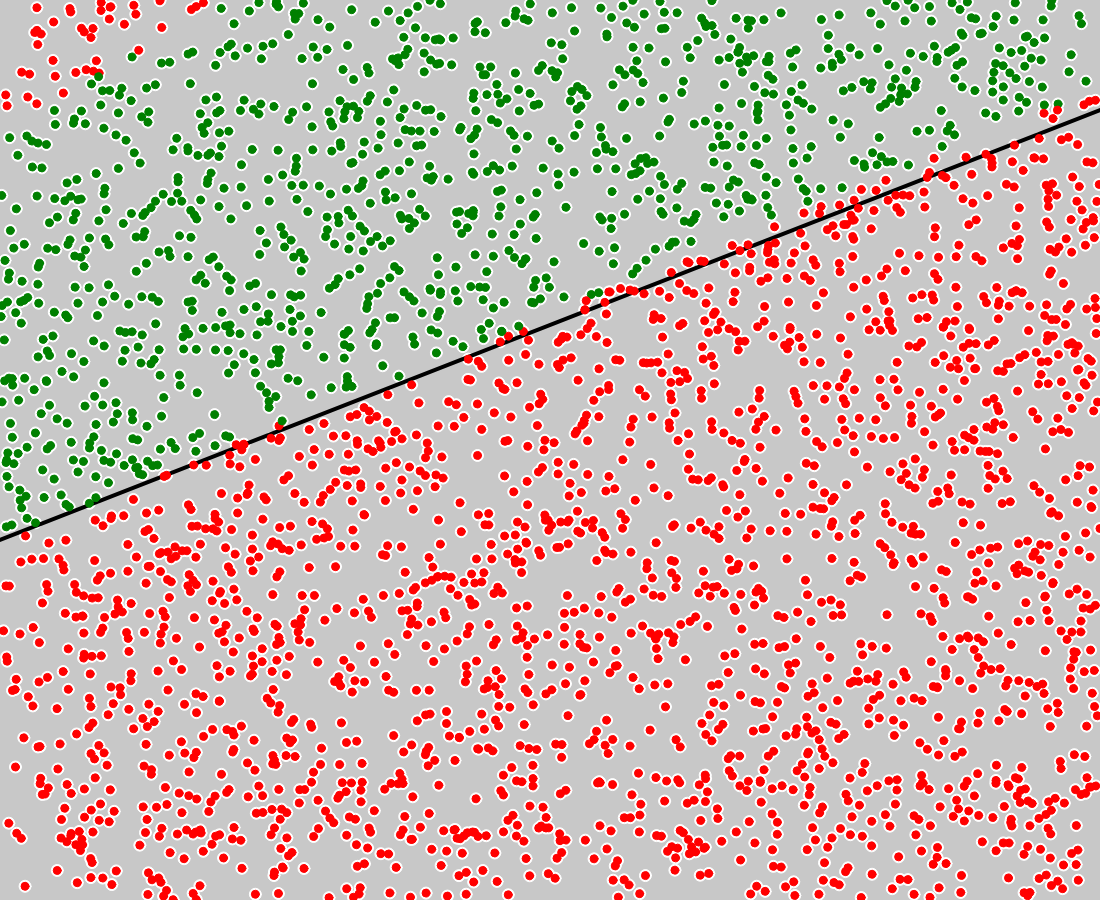
Frame 1 (no input)
Frame 60 (no input): identical to frame 1, image omitted
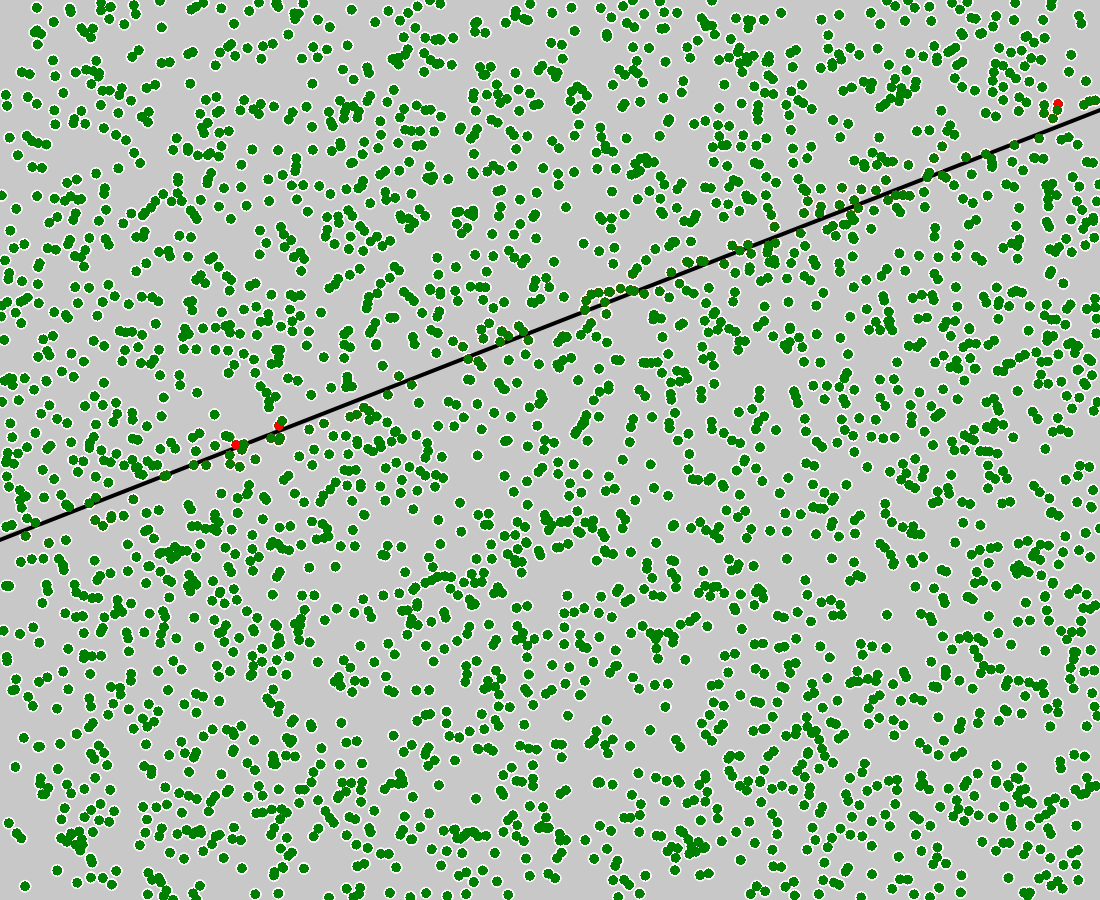
Frame 120 (the mouse pressed at the canvas centre since frame 60)

The p5.js sketch that drew these frames (run headless with seeded random() and noise() and a simulated clock; from frame 60 on, the mouse is pressed at the canvas centre):

// p5.js sketch
// ── sketch.js
class Point {
    constructor() {
        this.x = Math.random();
        this.y = Math.random();
    }
    pixelX() {
        return map(this.x, 0, 1, 0, width);
    }
    pixelY() {
        return map(this.y, 0, 1, height, 0);
    }
    label() {
        return this.y < f(this.x) ? -1 : 1;
    }
}

class Perceptron {
    constructor(inputs) {
        this.weigth = [];
        for(let i = 0; i < inputs; i++) {
            this.weigth.push(random(-1, 1 ));
        }
        this.weigth.push(random(-1, 1)); // bias
        this.learningRate = 0.0002;
    }

    static activation(nb) {
        return Math.sign(nb);
    }

    guess(inputs) {
        inputs.push(1); // bias;
        let somme = 0;
        for (let i = 0; i < inputs.length; i++) {
            somme += inputs[i] * this.weigth[i];
        }
        return Perceptron.activation(somme);
    }

    train(data) {
        for(let i = 0; i < data.length; i++) {
            let input = [data[i].x, data[i].y];
            let error = data[i].label() - this.guess(input);

            for (let w = 0; w < this.weigth.length; w++) {
                this.weigth[w] += error * input[w] * this.learningRate;
            }
        }
    }
}

let points = [];
let train = false;
function f (x) { return 0.5*x + 0.4 }

function setup() {
    createCanvas(windowWidth - 100, windowHeight - 100);
    background(200);

    perceptron = new Perceptron(2);

    for (let i = 0; i < 3000; i++) {
        points.push(new Point())
    }

    drawPoints();
    drawFunctionLine();
    drawCorrecnessPoint();
}

function draw() {
    if (train) {
        perceptron.train(points);
        drawCorrecnessPoint();
    }
}

function mousePressed() {
    train = true;
}

function drawPoints()
{
    stroke(255);
    for (let i = 0; i < points.length; i++) {
        ellipse(points[i].pixelX(), points[i].pixelY(), 12, 12);
    }
}

function drawFunctionLine()
{
    stroke(0);
    strokeWeight(4);

    let x1 = 0;
    let y1 = map(f(0), 0, 1, height, 0);

    let x2 = width;
    let y2 = map(f(1), 0, 1, width, 0);

    line(x1, y1, x2, y2);

    strokeWeight(1);
}

function drawCorrecnessPoint()
{
    for (let i = 0; i < points.length; i++) {
        let guess = perceptron.guess([points[i].x, points[i].y]);

        if (points[i].label() !== guess) {
            fill(color('red'));
            stroke(color('red'));
        } else {
            fill(color('green'));
            stroke(color('green'));
        }

        ellipse(points[i].pixelX(), points[i].pixelY(), 8, 8);
    }
}
